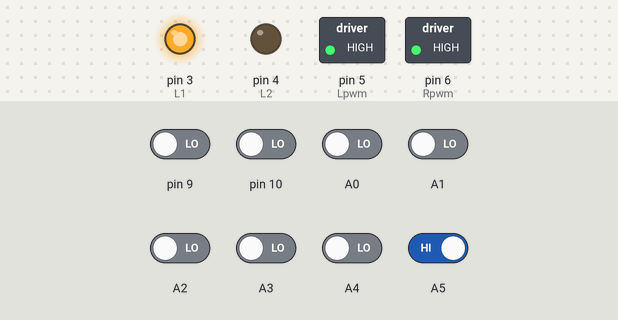
Simulated run of this sketch. Board: Arduino Uno, built with avr-gcc and run on an emulated ATmega328P. Parts: switched loads named in the sketch (green lamp = pin HIGH), output pins drawn as LEDs (lit = HIGH). The test bench sets the inputs (shaded band); at power-on: A5 HIGH, A0–4, pin 9, pin 10 LOW. Pins used as bus, display or sensor lines are not drawn.

Above: at 1.2 s.
1.3 s: pin 10 driven HIGH
At 2.5 s:
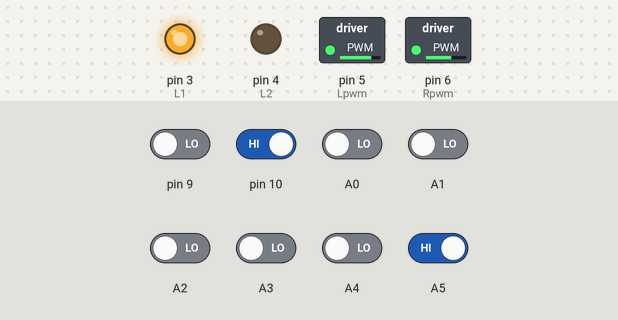
2.8 s: A0 driven HIGH
At 3.8 s:
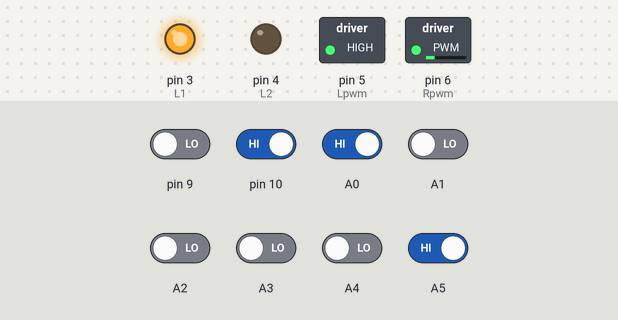
4.3 s: A5 driven LOW
At 5.1 s:
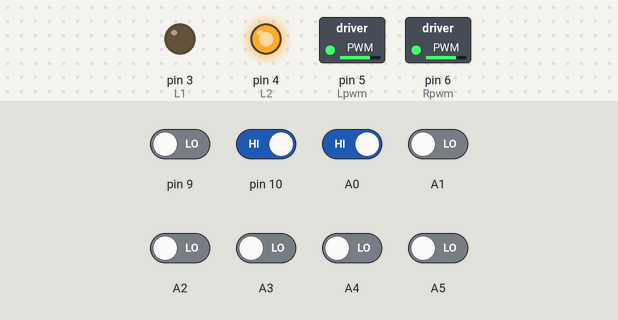
5.9 s: pin 10 driven LOW
At 7.3 s:
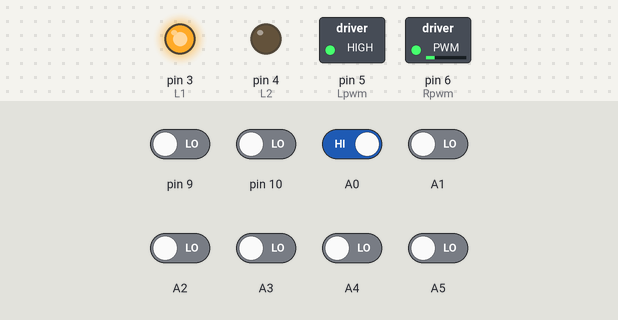
7.6 s: A1 driven HIGH
At 7.7 s:
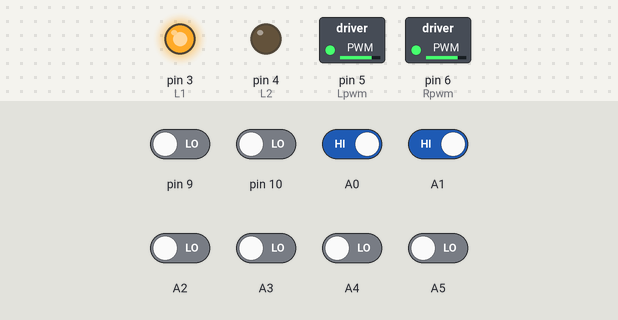
9.3 s: A2 driven HIGH
At 10.0 s:
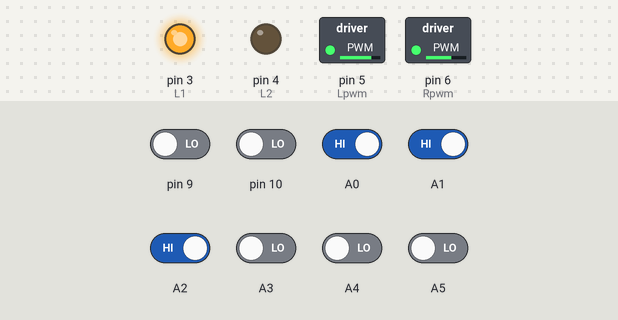
Timing chart, 0 to 11.8 s (numbered marks = the images above; inputs shaded):
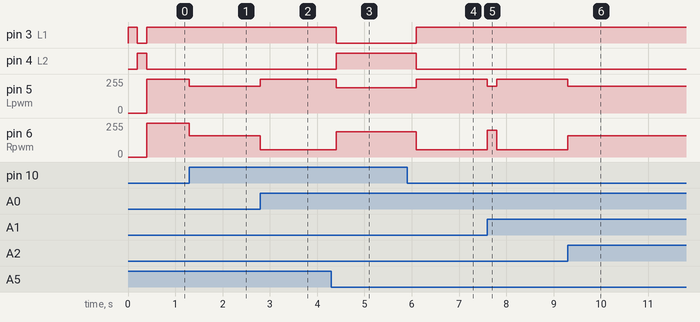

The sketch:

PID_line_noserial_zone1.ino
```cpp
float Kp=20,Ki=0,Kd=0;//80
float error=0, P=0, I=0, D=0, PID_value=0;
float previous_error=0;
int sensor[6]={0, 0, 0, 0, 0, 0};
int initial_motor_speed=255;
int hard_flag=0;
int count=0;
int zone1_flag=1;
int flag=0;

void read_sensor_values(void);
void calculate_pid(void);
void motor_control(void);
void run(char w, char d);
void check_tsop(void);
void zone1(void);
void motor_speed(int l, int r);
void linefollow(void);

int L1 = 3; //Left Motor Pin 1 +ve fwd
int L2 = 4; //Left Motor Pin 2 -ve bckwd
int R1 = 7; //Right Motor Pin 1 +ve fwd
int R2 = 8; //Right Motor Pin 2 -ve bckwd

int Lpwm = 5; //PWM Pin 1 Left motor
int Rpwm = 6; //PWM Pin 2 Right motor

int tsop = 0;

void run(char w, char d)
{
   if(w=='r'&&d=='f'){
            digitalWrite(R1,LOW);
            digitalWrite(R2,HIGH);
   }
  else if(w=='l'&&d=='f'){
            digitalWrite(L1,HIGH);
            digitalWrite(L2,LOW);
  }
  else if (w=='r'&&d=='b'){
            digitalWrite(R2,LOW);
            digitalWrite(R1,HIGH);
  }
  else if (w=='l'&&d=='b'){
            digitalWrite(L2,HIGH);
            digitalWrite(L1,LOW);
        }
}

void motor_speed(int l, int r)
{
    analogWrite(Lpwm,l);   //Left Motor Speed
    analogWrite(Rpwm,r);  //Right Motor Speed
}

void setup()
{
 pinMode(Lpwm,OUTPUT);
 pinMode(Rpwm,OUTPUT);
 pinMode(L1,OUTPUT);
 pinMode(L2,OUTPUT);
 pinMode(R1,OUTPUT);
 pinMode(R2,OUTPUT);


  run('l','f');
  run('r','f');

}

void loop()
{
    zone1();

    linefollow();
}

void zone1(void)
{
  read_sensor_values();
  if (flag==0){
    if(sensor[0]==0&&sensor[6]==0){
      flag=1; // First left
      delay(200);
      run('l','b');
      run('r','f');
      while(sensor[6]!=0||sensor[5]!=0||sensor[4]!=0){
        read_sensor_values();
      }
      delay(200);
      linefollow();
    }
  }
  else if (flag==1){
    check_tsop();
  }
  else if (flag==2){ //Skip the T junction afer coming back from the box
    read_sensor_values();
    // more conditions needed.
    if ((sensor[0]==1&&sensor[1]==1&&sensor[2]==0&&sensor[3]==0&&sensor[4]==0&&sensor[5]==0&&sensor[6]==0) || (sensor[0]==1&&sensor[1]==1&&sensor[2]==1&&sensor[3]==0&&sensor[4]==0&&sensor[5]==0&&sensor[6]==0)){
      motor_speed(200,200);
      run('l','f');
      run('r','f');
      delay(200);
      flag=3;
    }
  }
  else if (flag==3){
    if ((sensor[6]==1&&sensor[5]==1&&sensor[4]==0&&sensor[3]==0&&sensor[2]==0&&sensor[1]==0&&sensor[0]==0) || (sensor[6]==1&&sensor[5]==1&&sensor[4]==1&&sensor[3]==0&&sensor[2]==0&&sensor[1]==0&&sensor[0]==0)){
      motor_speed(255,200);
      run('l','f');
      run('r','b');
      delay(200);
      motor_speed(255,255);
      run('l','f');
      run('r','f');
      flag=4;
    }
  }

}

void linefollow()
{
    read_sensor_values();
    calculate_pid();
    motor_control();
}

void check_tsop()
{
  tsop = digitalRead(A5);
  if (tsop==0){
    delay(100);
    motor_speed(190,190);
    run('l','b');
    run('r','b');
    delay(300);
    run('l','b');
    run('r','f');
    while(sensor[6]!=0||sensor[5]!=0||sensor[4]!=0){
      read_sensor_values();
    }
    delay(200);
    run('l','f');
    run('r','f');
    flag=2;
  }
}

void read_sensor_values()
{
  sensor[0]=digitalRead(A0);// Left most
  sensor[1]=digitalRead(A1);
  sensor[2]=digitalRead(A2);
  sensor[3]=digitalRead(A3);
  sensor[4]=digitalRead(A4);
  sensor[5]=digitalRead(9);
  sensor[6]=digitalRead(10);// Right most
  hard_flag=0;

  if((sensor[0]==1)&&(sensor[1]==1)&&(sensor[2]==1)&&(sensor[3]==1)&&(sensor[4]==1)&&(sensor[5]==1)&&(sensor[6]==0)){error=6;hard_flag=1;}
  //else if((sensor[0]==1)&&(sensor[1]==1)&&(sensor[2]==1)&&(sensor[3]==0)&&(sensor[4]==0)&&(sensor[5]==0)&&(sensor[6]==0)){error=20;}
  else if((sensor[0]==1)&&(sensor[1]==1)&&(sensor[2]==1)&&(sensor[3]==1)&&(sensor[4]==1)&&(sensor[5]==0)&&(sensor[6]==0)){error=4;hard_flag=1;}

  else if((sensor[0]==1)&&(sensor[1]==1)&&(sensor[2]==1)&&(sensor[3]==0)&&(sensor[4]==0)&&(sensor[5]==0)&&(sensor[6]==0)){error=10;hard_flag=1;}

  else if((sensor[0]==1)&&(sensor[1]==1)&&(sensor[2]==1)&&(sensor[3]==1)&&(sensor[4]==0)&&(sensor[5]==0)&&(sensor[6]==0)){error=3;}
  else if((sensor[0]==1)&&(sensor[1]==1)&&(sensor[2]==1)&&(sensor[3]==1)&&(sensor[4]==0)&&(sensor[5]==0)&&(sensor[6]==1)){error=2;}
  else if((sensor[0]==1)&&(sensor[1]==1)&&(sensor[2]==1)&&(sensor[3]==0)&&(sensor[4]==0)&&(sensor[5]==1)&&(sensor[6]==1)){error=1;}
  else if((sensor[0]==1)&&(sensor[1]==1)&&(sensor[2]==0)&&(sensor[3]==0)&&(sensor[4]==0)&&(sensor[5]==1)&&(sensor[6]==1)){error=0;}
  else if((sensor[0]==1)&&(sensor[1]==1)&&(sensor[2]==0)&&(sensor[3]==0)&&(sensor[4]==1)&&(sensor[5]==1)&&(sensor[6]==1)){error=-1;}
  else if((sensor[0]==1)&&(sensor[1]==0)&&(sensor[2]==0)&&(sensor[3]==1)&&(sensor[4]==1)&&(sensor[5]==1)&&(sensor[6]==1)){error=-2;}
  else if((sensor[0]==0)&&(sensor[1]==0)&&(sensor[2]==0)&&(sensor[3]==1)&&(sensor[4]==1)&&(sensor[5]==1)&&(sensor[6]==1)){error=-3;}

  else if((sensor[0]==0)&&(sensor[1]==0)&&(sensor[2]==0)&&(sensor[3]==0)&&(sensor[4]==1)&&(sensor[5]==1)&&(sensor[6]==1)){error=10;hard_flag=1;}
  else if((sensor[0]==0)&&(sensor[1]==0)&&(sensor[2]==0)&&(sensor[3]==0)&&(sensor[4]==0)&&(sensor[5]==1)&&(sensor[6]==1)){error=10;hard_flag=1;}
  else if((sensor[0]==0)&&(sensor[1]==0)&&(sensor[2]==0)&&(sensor[3]==0)&&(sensor[4]==0)&&(sensor[5]==0)&&(sensor[6]==1)){error=10;hard_flag=1;}

  else if((sensor[0]==0)&&(sensor[1]==0)&&(sensor[2]==1)&&(sensor[3]==1)&&(sensor[4]==1)&&(sensor[5]==1)&&(sensor[6]==1)){error=-4;hard_flag=1;}
  //else if((sensor[0]==0)&&(sensor[1]==0)&&(sensor[2]==0)&&(sensor[3]==0)&&(sensor[4]==1)&&(sensor[5]==1)&&(sensor[6]==1)){error=-20;}
  else if((sensor[0]==0)&&(sensor[1]==1)&&(sensor[2]==1)&&(sensor[3]==1)&&(sensor[4]==1)&&(sensor[5]==1)&&(sensor[6]==1)){error=-6;hard_flag=1;}
  else if((sensor[0]==1)&&(sensor[1]==1)&&(sensor[2]==1)&&(sensor[3]==1)&&(sensor[4]==1)&&(sensor[5]==1)&&(sensor[6]==1)){
    hard_flag=1;
    if(previous_error>0){error=10;}
    else if(previous_error<0){error=-10;}
  }

}

void calculate_pid()
{
    P = error;
    I = I + error;
    D = error-previous_error;

    PID_value = (Kp*P) + (Ki*I) + (Kd*D);

    previous_error=error;

}

void motor_control()
{
    // Calculating the effective motor speed:
    int left_motor_speed = initial_motor_speed+PID_value;
    int right_motor_speed = initial_motor_speed-PID_value;

    // The motor speed should not exceed the max PWM value
    // Not happening. Why???
    /*
    constrain(left_motor_speed,0,255);
    constrain(right_motor_speed,0,255);
    */
    if (hard_flag==0){
      if (left_motor_speed>255){left_motor_speed=255;}
      if (right_motor_speed>255){right_motor_speed=255;}
      if (left_motor_speed<0){left_motor_speed=0;}
      if (right_motor_speed<0){right_motor_speed=0;}
      run('l','f');
      run('r','f');
    }
    else if (hard_flag==1){
      if(left_motor_speed>255){right_motor_speed = Kp*(left_motor_speed - 255);run('l','f');run('r','b');}
      else if(right_motor_speed>255){left_motor_speed = Kp*(right_motor_speed -255);run('r','f');run('l','b');}

    }


    motor_speed(left_motor_speed, right_motor_speed);

}
```

Measured:
- after the input at 1.3 s, pin 5 (Lpwm): 255/255 → 199/255 at once; pin 6 (Rpwm): 255/255 → 160/255 at once
- after the input at 2.8 s, pin 5 (Lpwm): 199/255 → 255/255 at once; pin 6 (Rpwm): 160/255 → 55/255 at once
- after the input at 4.3 s, pin 3 (L1): HIGH → LOW after 0.10 s; pin 4 (L2): LOW → HIGH after 0.10 s; pin 5 (Lpwm): 255/255 → 190/255 after 0.10 s; pin 6 (Rpwm): 55/255 → 190/255 after 0.10 s
- after the input at 5.9 s, pin 3 (L1): LOW → HIGH after 0.20 s; pin 4 (L2): HIGH → LOW after 0.20 s; pin 5 (Lpwm): 190/255 → 255/255 after 0.20 s; pin 6 (Rpwm): 190/255 → 55/255 after 0.20 s
- after the input at 7.6 s, pin 5 (Lpwm): 255/255 → 200/255 at once, → 255/255 0.20 s later; pin 6 (Rpwm): 55/255 → 200/255 at once, → 55/255 0.20 s later
- after the input at 9.3 s, pin 5 (Lpwm): 255/255 → 199/255 at once; pin 6 (Rpwm): 55/255 → 160/255 at once
